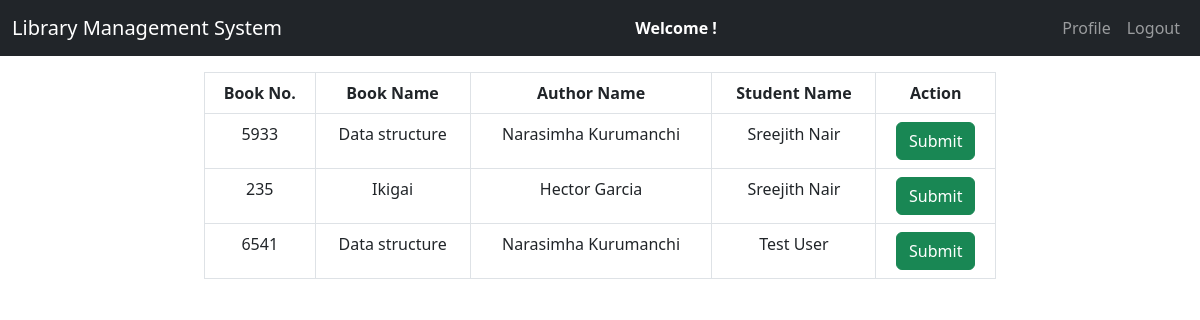
Page /admin/view_issued_books.php on the committed database.
### tables this page shows
CREATE TABLE `issued_books` (
  `s_no` int(11) NOT NULL,
  `book_no` int(11) NOT NULL,
  `book_name` varchar(200) NOT NULL,
  `book_author` varchar(200) NOT NULL,
  `student_id` int(11) NOT NULL,
  `status` int(11) NOT NULL,
  `issue_date` longtext NOT NULL
);

CREATE TABLE `users` (
  `id` int(11) NOT NULL,
  `name` varchar(100) NOT NULL,
  `email` varchar(100) NOT NULL,
  `password` varchar(100) NOT NULL,
  `mobile` int(10) NOT NULL,
  `address` text NOT NULL
);

### admin/view_issued_books.php (the view, shortened to what this page needs)
<!doctype html>
<html lang="en">
<head>
    <link href="https://cdn.jsdelivr.net/npm/bootstrap@5.2.2/dist/css/bootstrap.min.css" rel="stylesheet">
    <link rel="stylesheet" href="../css/style.css">
</head>
<body>
    <nav class="navbar navbar-expand-lg navbar-dark bg-dark">
        <div class="container-fluid">
            <div class="navbar-header">
                <a href="admin_dashboard.php" class="navbar-brand">Library Management System</a>
            </div>
            <span><strong class="text-white">Welcome <?php echo $_SESSION["name"]; ?>!</strong></span>
            <ul class="nav navbar-nav navbar-right">
                <li class="nav-item">
                    <a href="view_profile.php" class="nav-link">Profile</a>
                </li>
                <li class="nav-item">
                    <a href="logout.php" class="nav-link">Logout</a>
                </li>
            </ul>
        </div>
    </nav>
    <div class="row">
        <div class="col-md-2"></div>
        <div class="col-md-8">
            <table class="table table-bordered top" style="text-align:center;">
                <thead>
                    <tr>
                        <th scope="col">Book No.</th>
                        <th scope="col">Book Name</th>
                        <th scope="col">Author Name</th>
                        <th scope="col">Student Name</th>
                        <th scope="col">Action</th>
                    </tr>
                </thead>
                <?php
                    $connection = mysqli_connect("localhost", "root", "", "lms");
                    $query = "SELECT issued_books.s_no,issued_books.book_no,issued_books.book_name, issued_books.book_author,users.name FROM issued_books LEFT JOIN users ON issued_books.student_id = users.id";
                    $query_run = mysqli_query($connection, $query);
                    while ($row = mysqli_fetch_assoc($query_run)) {
                        $book_no = $row["book_no"];
                        $book_name = $row["book_name"];
                        $author_name = $row["book_author"];
                        $user_name =  $row["name"];
                ?>
                <tbody>
                    <tr>
                        <td><?php echo $book_no;?></td>
                        <td><?php echo $book_name;?></td>
                        <td><?php echo $author_name;?></td>
                        <td><?php echo $user_name;?></td>
                        <td>
                            <button class="btn btn-success">
                                <a href="submit.php?isbid=<?php echo $row['s_no'];?>" style="text-decoration: none; color: white;">
                                    Submit
                                </a>
                            </button>
                        </td>
                    </tr>
                </tbody>
    <?php    } ?>
            </table>
        </div>
        <div class="col-md-2"></div>
    </div>
</body>
</html>

### css/style.css (style rules this page uses)
.top { margin-top: 1rem; }

### rows in the picture
issued_books: book_no "5933", book_name "Data structure", book_author "Narasimha Kurumanchi", users.name "Sreejith Nair"
issued_books: book_no "235", book_name "Ikigai", book_author "Hector Garcia", users.name "Sreejith Nair"
issued_books: book_no "6541", book_name "Data structure", book_author "Narasimha Kurumanchi", users.name "Test User"
